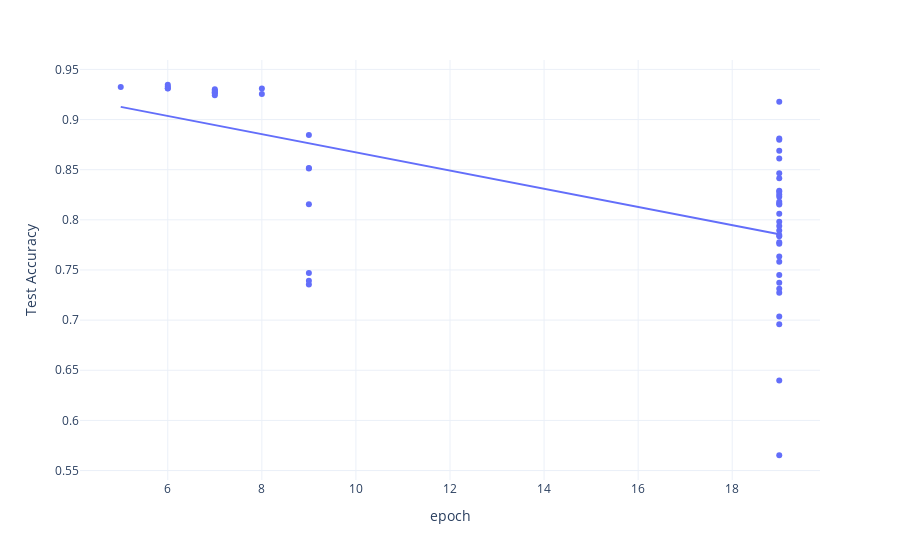

Notebook code for this chart:
### Code cell
import plotly.express as px

fig = px.scatter(glove, x="epoch", y="Test Accuracy", trendline="ols")
fig.show()

### Figure 1 — Plotly figure (JSON) as saved in the notebook; plotly's stock layout.template omitted (floating-point values rounded to 4 significant figures)
{"data": [{"hovertemplate": "epoch=%{x}<br>Test Accuracy=%{y}<extra></extra>", "legendgroup": "", "marker": {"color": "#636efa", "symbol": "circle"}, "mode": "markers", "name": "", "orientation": "v", "showlegend": false, "type": "scatter", "x": [19, 19, 19, 19, 19, 19, 19, null, 19, 19, 19, 19, 8, 7, 19, 9, null, 9, 9, null, 19, null, 19, 19, 19, 7, 19, 19, 7, 19, 19, 6, 7, 6, 5, 19, 19, 19, 19, 6, 19, 19, 19, 8, 6, 19, 19, 9, 19, 19, 19, 19, 19, 9, 9, 9, 7, 7], "xaxis": "x", "y": [0.7449, 0.7313, 0.823, 0.8611, 0.7273, 0.696, 0.7372, null, 0.869, 0.7582, null, null, 0.9254, 0.9262, 0.7837, 0.8512, null, 0.8156, 0.8845, null, 0.88, null, 0.798, 0.785, 0.7937, 0.9241, 0.8163, 0.828, 0.9302, 0.818, 0.8415, 0.9328, 0.9291, 0.9312, 0.9325, 0.881, 0.7762, 0.7776, 0.7036, 0.9347, 0.806, 0.8464, 0.7892, 0.931, 0.931, 0.5653, 0.7634, 0.747, 0.829, 0.8253, 0.9177, 0.6398, 0.8152, 0.7356, 0.8518, 0.7391, 0.9273, 0.9272], "yaxis": "y"}, {"hovertemplate": "<b>OLS trendline</b><br>Test Accuracy = -0.00907652 * epoch + 0.957986<br>R<sup>2</sup>=0.367293<br><br>epoch=%{x}<br>Test Accuracy=%{y} <b>(trend)</b><extra></extra>", "legendgroup": "", "marker": {"color": "#636efa", "symbol": "circle"}, "mode": "lines", "name": "", "showlegend": false, "type": "scatter", "x": [5, 6, 6, 6, 6, 7, 7, 7, 7, 7, 7, 8, 8, 9, 9, 9, 9, 9, 9, 9, 19, 19, 19, 19, 19, 19, 19, 19, 19, 19, 19, 19, 19, 19, 19, 19, 19, 19, 19, 19, 19, 19, 19, 19, 19, 19, 19, 19, 19, 19, 19, 19], "xaxis": "x", "y": [0.9126, 0.9035, 0.9035, 0.9035, 0.9035, 0.8945, 0.8945, 0.8945, 0.8945, 0.8945, 0.8945, 0.8854, 0.8854, 0.8763, 0.8763, 0.8763, 0.8763, 0.8763, 0.8763, 0.8763, 0.7855, 0.7855, 0.7855, 0.7855, 0.7855, 0.7855, 0.7855, 0.7855, 0.7855, 0.7855, 0.7855, 0.7855, 0.7855, 0.7855, 0.7855, 0.7855, 0.7855, 0.7855, 0.7855, 0.7855, 0.7855, 0.7855, 0.7855, 0.7855, 0.7855, 0.7855, 0.7855, 0.7855, 0.7855, 0.7855, 0.7855, 0.7855], "yaxis": "y"}], "layout": {"autosize": true, "legend": {"tracegroupgap": 0}, "margin": {"t": 60}, "xaxis": {"anchor": "y", "autorange": true, "domain": [0, 1], "range": [4.129, 19.87], "title": {"text": "epoch"}, "type": "linear"}, "yaxis": {"anchor": "x", "autorange": true, "domain": [0, 1], "range": [0.5367, 0.9633], "title": {"text": "Test Accuracy"}, "type": "linear"}}}
